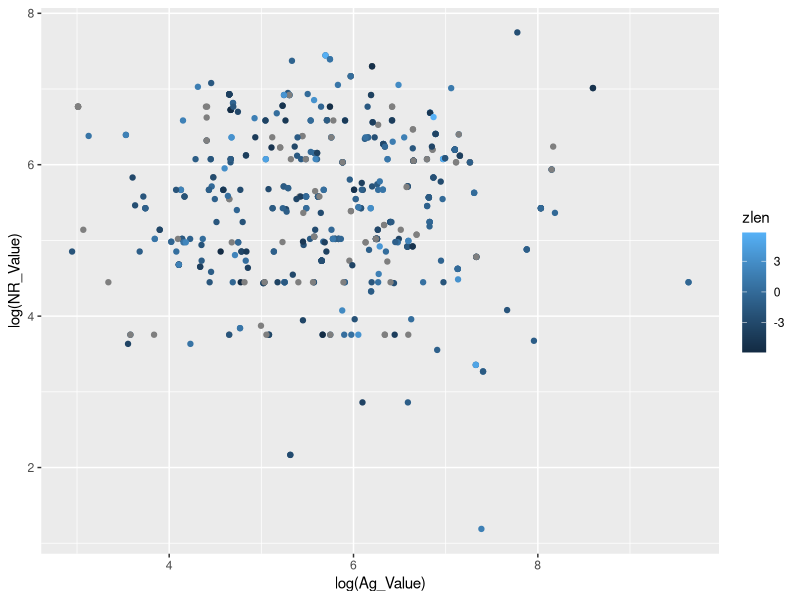

Generate this figure with R:
library(ggplot2)
library(dplyr)

setwd('../Combine')

nr <- read.csv('../NaturalResources/NaturalResources.HH.csv')
nut <- read.csv('../Nutrition/Nutrition.Individual.csv')
ag <- read.csv('../Ag/AgValue.HH.csv')

df <- Reduce(merge, list(nr, nut, ag))

df <- df %>% filter(Country != 'GHA')

df$NR_Value <- df$total_fuelwood_value + df$hh_annual_nonfuel_nr_value

df$Ag_Value <- rowSums(df[ , c("Crops", "Permanent.Crops", 
                              "Livestock.Byproducts", "Livestock", "Crop.Byproducts")])

df <- merge(df, data.frame(Country=c("RWA", "UGA", "TZA"), USD=c(824.3686, 3594.0071, 2232.2166)))

df$NR_Value <- df$NR_Value/df$USD
df$Ag_Value <- df$Ag_Value/df$USD

ggplot(df) + geom_point(aes(x=log(Ag_Value), y=log(NR_Value), color=zlen))
